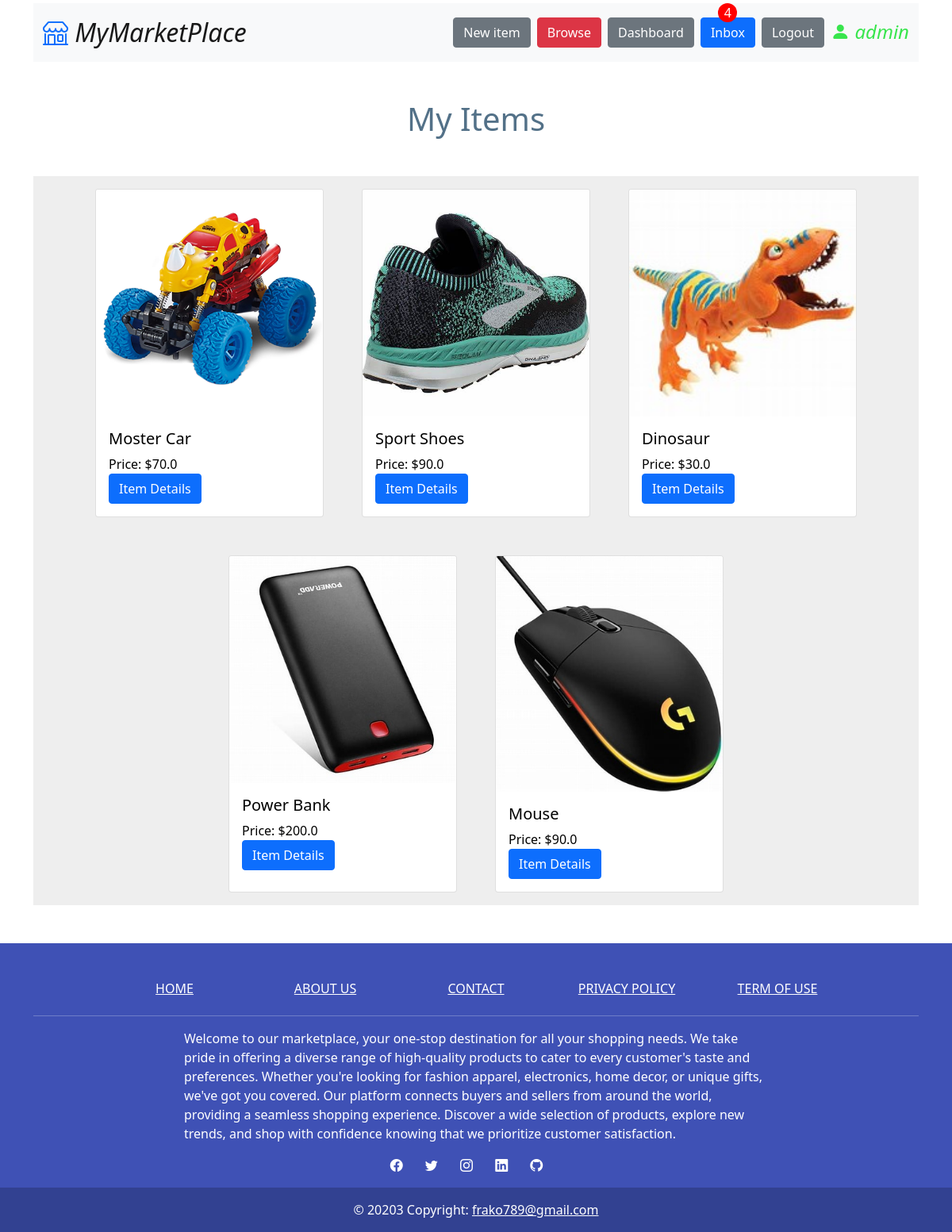
Before: /dashboard/ (signed in) with the older database file.
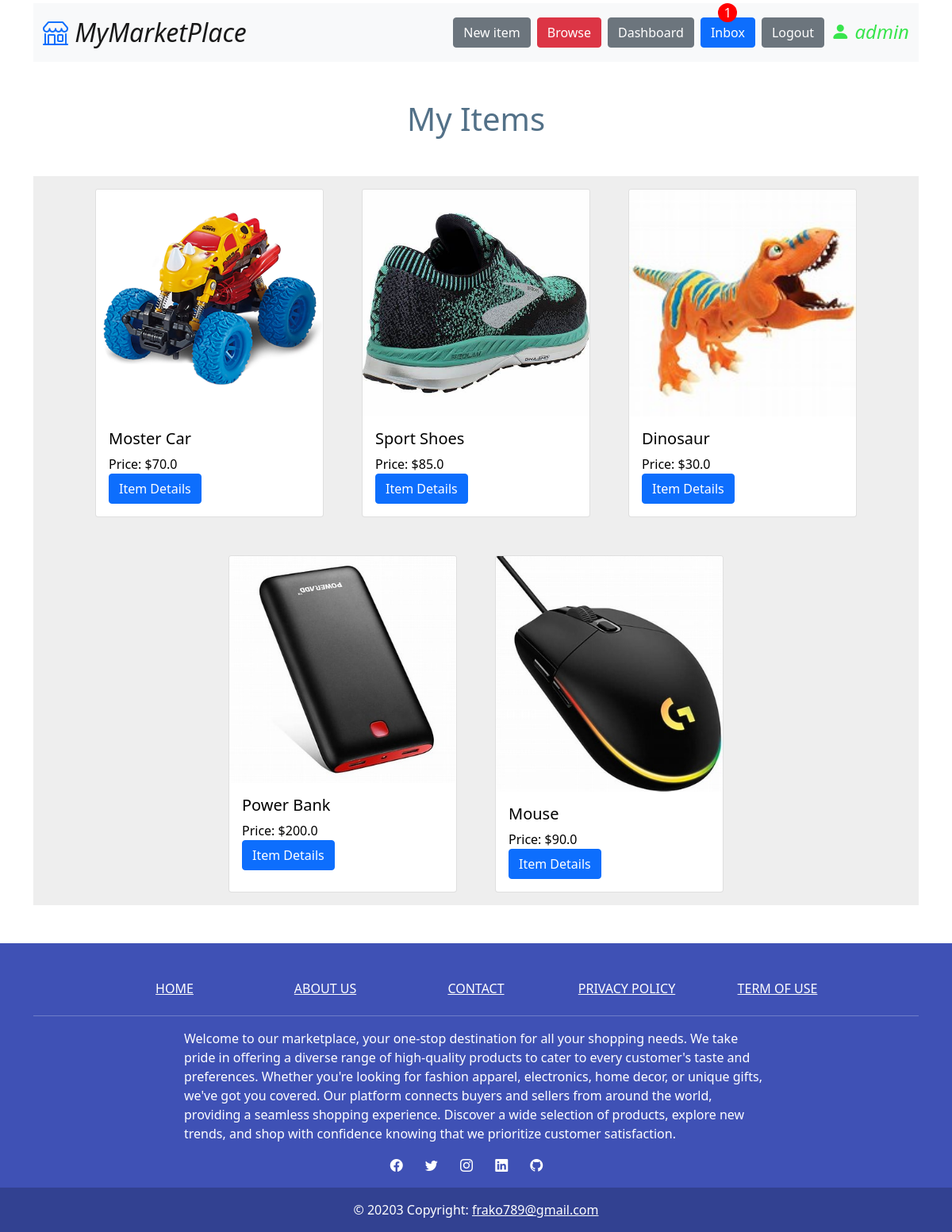
After: the same page with the newer database file.
### item/models.py (models this page shows)
class Item(models.Model):
    category = models.ForeignKey(Category, related_name='items', on_delete=models.CASCADE)
    name = models.CharField(max_length=255)
    description = models.TextField(blank=True, null=True)
    price = models.FloatField()
    image = models.ImageField(upload_to='item_images', blank=True, null=True)
    is_sold = models.BooleanField(default=False)
    created_by = models.ForeignKey(User, related_name='items', on_delete=models.CASCADE)
    created_at = models.DateTimeField(auto_now_add=True)
    def __str__(self):
        return self.name

### dashboard/views.py (the view)
# urls.py: path("", index, name="home"),
@login_required(login_url='login')
def index(request):
    items = Item.objects.filter(created_by=request.user)
    return render(request, 'dashboard/index.html', {'items': items})

### core/processors.py (called while the page is built)
def get_messages(request):
    if request.user.is_authenticated:
        conversations = request.user.conversations.all()
        user = request.user
        filtered_messages = ConversationMessage.objects.filter(
            read=False, conversation__in=conversations
        ).exclude(sender=user)
        return {
            "num_messages": len(filtered_messages),
            "filtered_messages": filtered_messages,
        }
    return {"num_messages": 0, "filtered_messages": []}

### dashboard/templates/dashboard/index.html (shortened to what this page needs)
{% extends 'core/base.html' %}
{% block content %}
    <div class="container">
        <h1 class="text-center mt-5 fst-normal mb-5" style="color: #537188">My Items</h1>
        <div class="container p-3 d-flex gap-5 flex-wrap justify-content-center" style="background-color: #EEEEEE">
            {% for item in items %}
                <div class="card" style="width: 18rem;">
                    <a href="{% url 'item_detail' item.id %}" style="text-decoration: none; color: black;">
                        <img src="{{item.image.url}}" class="card-img-top" alt="item.name">
                        <div class="card-body">
                            <h5 class="card-title">{{item.name}}</h5>
                            <p class="card-text">Price: ${{item.price}}</p>
                            <a href="{% url 'item_detail' item.id %}" class="btn btn-primary">Item Details</a>
                        </div>
                    </a>
                </div>
            {% endfor %}
        </div>
    </div>
{% endblock content %}

### core/templates/core/base.html (shortened to what this page needs)
<!DOCTYPE html>
<html lang="en">
<head>
    <link href="https://cdn.jsdelivr.net/npm/bootstrap@5.0.2/dist/css/bootstrap.min.css" rel="stylesheet">
    <link rel="stylesheet" href="https://cdn.jsdelivr.net/npm/bootstrap-icons@1.10.5/font/bootstrap-icons.css">
</head>
<body>
    <div class="container d-flex justify-content-center mt-1">
        <nav class="navbar navbar-expand-lg navbar-light bg-light" style="width: 100%;">
            <div class="container-fluid cont-nav">
                <a class="navbar-brand fst-italic" href="{% url 'home' %}" style="font-size: 2em;">
                    <i style="color: #0d6efd;" class="bi bi-shop"></i> MyMarketPlace
                </a>
                <div class="collapse navbar-collapse d-flex justify-content-end cont-ul" id="navbarNav">
                    <ul class="navbar-nav d-flex flex-wrap flex-sm-row flex-column gap-2">
                        <li class="nav-item">
                        <a class="btn btn-secondary" href="{% url 'new_item' %}">New item</a>
                        </li>
                        <li class="nav-item">
                        <a class="btn btn-danger" href="{% url 'search' %}">Browse</a>
                        </li>
                        {% if request.user.is_authenticated %}
                            <li class="nav-item">
                                <a class="btn btn-secondary" href="{% url 'dashboard:index' %}">Dashboard</a>
                            </li>
                            <li class="nav-item">
                                <a class="{% if num_messages %}new-messages{% endif %} inbox btn btn-primary text" href="{% url 'conversation:inbox' %}">
                                    Inbox
                                    {% if num_messages %}
                                        <span class="circle-number new-messages">{{num_messages}}</span>
                                    {% endif %}
                                </a>
                            </li>
                            <li class="nav-item">
                                <a class="btn btn-secondary" href="{% url 'logout' %}">Logout</a>
                            </li>
                            <li class="nav-item">
                                <i class="bi bi-person-fill" style="font-size: 1.5em; color:#38E54D">
                                    {{request.user}}
                                </i>
                            </li>
                        {% endif %}
                    </ul>
                </div>
            </div>
        </nav>
    </div>
    {% block content %}{% endblock content %}
    <div class="mt-5">
        <footer class="text-center text-white" style="background-color: #3f51b5">
            <div class="container">
            <section class="mt-5">
                <div class="row text-center d-flex justify-content-center pt-5">
                    <div class="col-md-2">
                        <h6 class="text-uppercase font-weight-bold">
                        <a href="{% url 'home' %}" class="text-white">Home</a>
                        </h6>
                    </div>
                    <div class="col-md-2">
                        <h6 class="text-uppercase font-weight-bold">
                        <a href="{% url 'about' %}" class="text-white">About us</a>
                        </h6>
                    </div>
                    <div class="col-md-2">
                        <h6 class="text-uppercase font-weight-bold">
                        <a href="{% url 'contact' %}" class="text-white">Contact</a>
                        </h6>
                    </div>
                    <div class="col-md-2">
                        <h6 class="text-uppercase font-weight-bold">
                        <a href="{% url 'privacy' %}" class="text-white">Privacy policy</a>
                        </h6>
                    </div>
                    <div class="col-md-2">
                        <h6 class="text-uppercase font-weight-bold">
                        <a href="{% url 'term' %}" class="text-white">Term of use</a>
                        </h6>
                    </div>
                </div>
            </section>
            <hr class="my-3" />
            <section>
                <div class="row d-flex justify-content-center">
                <div class="col-lg-8">
                    <p style="text-align: left;">
                        Welcome to our marketplace, your one-stop destination for all
                        your shopping needs. We take pride in offering a diverse range
                        of high-quality products to cater to every customer's taste and
                        preferences. Whether you're looking for fashion apparel, electronics,
                        home decor, or unique gifts, we've got you covered. Our platform
                        connects buyers and sellers from around the world, providing a seamless
                        shopping experience. Discover a wide selection of products, explore new trends,
                        and shop with confidence knowing that we prioritize customer satisfaction.
                    </p>
                </div>
                </div>
            </section>
            <section class="text-center mb-3">
                <a href="https://www.facebook.com/profile.php?id=100093136788056" class="text-white me-4"><i class="bi bi-facebook"></i></a>
                <a href="https://twitter.com/frako789" class="text-white me-4"><i class="bi bi-twitter"></i></a>
                <a href="https://www.instagram.com/frako789/" class="text-white me-4"><i class="bi bi-instagram"></i></a>
                <a href="https://www.linkedin.com/in/francisco-bojorque-857147187/" class="text-white me-4"><i class="bi bi-linkedin"></i></a>
                <a href="https://github.com/frakopy" class="text-white me-4"><i class="bi bi-github"></i></a>
            </section>
            </div>
            <div class="text-center p-3"style="background-color: rgba(0, 0, 0, 0.2)">
            © 20203 Copyright:
            <a class="text-white" href="#">frako789@gmail.com</a>
            </div>
        </footer>
    </div>
</body>
</html>

### core/templates/core/base.html (style rules this page uses)
.circle-number { width: 1.5em; height: 1.5em; background-color: red; border-radius: 50%; display: flex; justify-content: center; align-items: center; color: white; position: relative; }
.inbox { position: relative; display: flex; flex-direction: column; align-items: center; }
.inbox span { position: absolute; top: -1.2em; }

Changed rows visible on the page:
changed Item "Sport Shoes": price "90.0" → "85.0"
Other visible differences:
{{ num_messages }}: "4" → "1"
